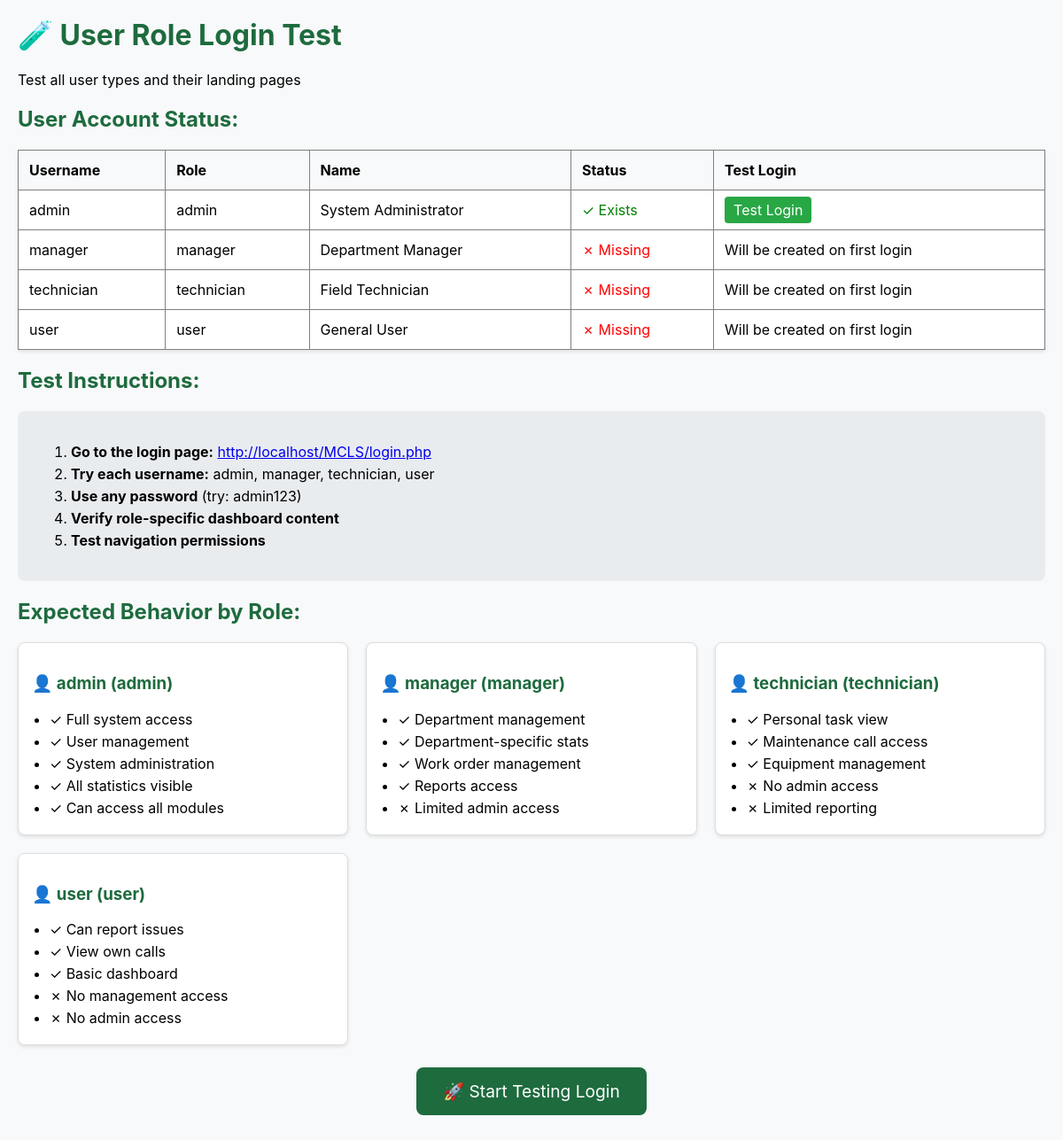
Screenshot of /test_roles.php with the database file from the repository.
### tables this page shows
CREATE TABLE IF NOT EXISTS users (
    id INT AUTO_INCREMENT PRIMARY KEY,
    ad_username VARCHAR(100) UNIQUE NOT NULL,
    employee_id VARCHAR(50) UNIQUE,
    first_name VARCHAR(100) NOT NULL,
    last_name VARCHAR(100) NOT NULL,
    email VARCHAR(255) NOT NULL,
    phone VARCHAR(20),
    department_id INT,
    role ENUM('admin', 'manager', 'technician', 'user') DEFAULT 'user',
    status ENUM('active', 'inactive', 'suspended') DEFAULT 'active',
    last_login DATETIME,
    created_at TIMESTAMP DEFAULT CURRENT_TIMESTAMP,
    updated_at TIMESTAMP DEFAULT CURRENT_TIMESTAMP ON UPDATE CURRENT_TIMESTAMP,
    INDEX idx_ad_username (ad_username),
    INDEX idx_employee_id (employee_id),
    INDEX idx_department (department_id),
    INDEX idx_role (role),
    INDEX idx_status (status)
);

### test_roles.php (the view, shortened to what this page needs)
<?php
echo "<h1>🧪 User Role Login Test</h1>";
echo "<p>Test all user types and their landing pages</p>";
$test_users = [
    'admin' => ['role' => 'admin', 'name' => 'System Administrator'],
    'manager' => ['role' => 'manager', 'name' => 'Department Manager'],
    'technician' => ['role' => 'technician', 'name' => 'Field Technician'],
    'user' => ['role' => 'user', 'name' => 'General User']
];
try {
    $database = new Database();
    $pdo = $database->getConnection();
    echo "<h2>User Account Status:</h2>";
    echo "<table border='1' style='border-collapse: collapse; width: 100%; margin: 20px 0;'>";
    echo "<tr style='background: #f8f9fa;'><th>Username</th><th>Role</th><th>Name</th><th>Status</th><th>Test Login</th></tr>";
    foreach ($test_users as $username => $info) {
        $stmt = $pdo->prepare("SELECT * FROM users WHERE ad_username = ?");
        $stmt->execute([$username]);
        $user = $stmt->fetch(PDO::FETCH_ASSOC);
        if ($user) {
            echo "<tr>";
            echo "<td>{$username}</td>";
            echo "<td>{$user['role']}</td>";
            echo "<td>{$user['first_name']} {$user['last_name']}</td>";
            echo "<td style='color: green;'>✓ Exists</td>";
            echo "<td><a href='login.php' target='_blank' style='background: #28a745; color: white; padding: 5px 10px; text-decoration: none; border-radius: 4px;'>Test Login</a></td>";
            echo "</tr>";
        } else {
            echo "<tr>";
            echo "<td>{$username}</td>";
            echo "<td>{$info['role']}</td>";
            echo "<td>{$info['name']}</td>";
            echo "<td style='color: red;'>✗ Missing</td>";
            echo "<td>Will be created on first login</td>";
            echo "</tr>";
        }
    }
    echo "</table>";
    echo "<h2>Test Instructions:</h2>";
    echo "<div style='background: #e9ecef; padding: 20px; border-radius: 8px; margin: 20px 0;'>";
    echo "<ol>";
    echo "<li><strong>Go to the login page:</strong> <a href='login.php' target='_blank'>http://localhost/MCLS/login.php</a></li>";
    echo "<li><strong>Try each username:</strong> admin, manager, technician, user</li>";
    echo "<li><strong>Use any password</strong> (try: admin123)</li>";
    echo "<li><strong>Verify role-specific dashboard content</strong></li>";
    echo "<li><strong>Test navigation permissions</strong></li>";
    echo "</ol>";
    echo "</div>";
    echo "<h2>Expected Behavior by Role:</h2>";
    echo "<div class='role-expectations' style='display: grid; grid-template-columns: repeat(auto-fit, minmax(300px, 1fr)); gap: 20px; margin: 20px 0;'>";
    foreach ($test_users as $username => $info) {
        echo "<div style='border: 1px solid #ddd; padding: 15px; border-radius: 8px;'>";
        echo "<h3>👤 {$info['role']} ({$username})</h3>";
        switch ($info['role']) {
            case 'admin':
                echo "<ul>";
                echo "<li>✓ Full system access</li>";
                echo "<li>✓ User management</li>";
                echo "<li>✓ System administration</li>";
                echo "<li>✓ All statistics visible</li>";
                echo "<li>✓ Can access all modules</li>";
                echo "</ul>";
                break;
            case 'manager':
                echo "<ul>";
                echo "<li>✓ Department management</li>";
                echo "<li>✓ Department-specific stats</li>";
                echo "<li>✓ Work order management</li>";
                echo "<li>✓ Reports access</li>";
                echo "<li>✗ Limited admin access</li>";
                echo "</ul>";
                break;
            case 'technician':
                echo "<ul>";
                echo "<li>✓ Personal task view</li>";
                echo "<li>✓ Maintenance call access</li>";
                echo "<li>✓ Equipment management</li>";
                echo "<li>✗ No admin access</li>";
                echo "<li>✗ Limited reporting</li>";
                echo "</ul>";
                break;
            case 'user':
                echo "<ul>";
                echo "<li>✓ Can report issues</li>";
                echo "<li>✓ View own calls</li>";
                echo "<li>✓ Basic dashboard</li>";
                echo "<li>✗ No management access</li>";
                echo "<li>✗ No admin access</li>";
                echo "</ul>";
                break;
        }
        echo "</div>";
    }
    echo "</div>";
} catch (Exception $e) {
    echo "<div style='color: red; background: #f8d7da; padding: 15px; border-radius: 8px;'>";
    echo "Error: " . $e->getMessage();
    echo "</div>";
}
?>
<div style="text-align: center; margin: 40px 0;">
    <a href="login.php" style="background: #1e6b3e; color: white; padding: 15px 30px; text-decoration: none; border-radius: 8px; font-size: 1.2em;">
        🚀 Start Testing Login
    </a>
</div>

### test_roles.php (style rules this page uses)
table { background: white; box-shadow: 0 2px 4px rgba(0,0,0,0.1); }
th, td { padding: 12px; text-align: left; }
h1, h2, h3 { color: #1e6b3e; }
.role-expectations > div { background: white; box-shadow: 0 2px 4px rgba(0,0,0,0.1); }
ul { margin: 0; padding-left: 20px; }
li { margin: 5px 0; }

### rows the page displays
users: username "admin", role "admin", first_name "System", last_name "Administrator"

### other values shown
$username "manager"
$info['role'] "manager"
$info['name'] "Department Manager"
$username "technician"
$info['role'] "technician"
$info['name'] "Field Technician"
$username "user"
$info['role'] "user"
$info['name'] "General User"
$info['role'] "admin"
$username "admin"
